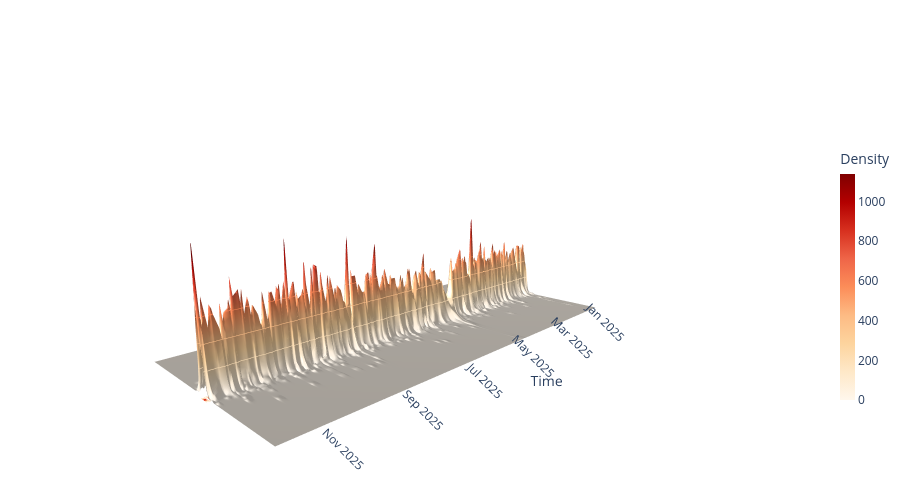

The code cell stored with this chart in its notebook:
### Code cell
import numpy as np
import plotly.graph_objects as go

# Axes
x = densities.columns.astype(str)   # time
y = densities.index.values           # support
z = densities.values                 # density

fig = go.Figure(
    data=go.Surface(
        x=x,
        y=y,
        z=z,
        colorscale="OrRd",        # perceptually uniform
        # colorscale="Oryel",
        # colorscale="Tealgrn", 
        showscale=True,
        colorbar=dict(
            title="Density",
            # titleside="right",
            len=0.6,
            thickness=15
        ),
        lighting=dict(
            ambient=0.6,
            diffuse=0.8,
            roughness=0.4,
            specular=0.2
        ),
        lightposition=dict(
            x=100,
            y=200,
            z=300
        )
    )
)

fig.update_layout(
    title=dict(
        # text="KDE over time",
        x=0.5,
        xanchor="center"
    ),
    scene=dict(
        xaxis=dict(
            title="Time",
            showgrid=False,
            showbackground=False,
            tickangle=45
        ),
        yaxis=dict(
            title="Support",
            showgrid=False,
            showbackground=False,
            visible=False
        ),
        zaxis=dict(
            title="Density",
            showgrid=False,
            showbackground=False,
            visible=False
        ),
        camera=dict(
            eye=dict(x=1.6, y=-1.6, z=0.9)
        ),
        aspectratio=dict(x=2.2, y=1.0, z=0.6)
    ),
    template="plotly_white",
    margin=dict(l=0, r=0, b=0, t=50)
)

fig.update_layout(
scene_camera=dict(
eye=dict(x=1.8, y=1.8, z=0.6)
)
)

fig.update_traces(
contours_z=dict(
show=True,
project_z=True,
usecolormap=True
)
)

# Mask zero and non-zero values
z_nonzero = np.where(z > 0, z, np.nan)
eps = 0.00
z_zero = np.where(z <= eps, 0, np.nan)
# Gray surface for zeros
fig.add_trace(
go.Surface(
x=x,
y=y,
z=z_zero,
colorscale=[[0, "lightgray"], [1, "lightgray"]],
showscale=False,
opacity=1.0,
name="Zero density"
)
)

fig.update_layout(
width=900,
height=500
)

fig.show()

### Figure 1 — Plotly figure (JSON) as saved in the notebook; plotly's stock layout.template omitted (floating-point values rounded to 4 significant figures; data arrays with more than 128 entries replaced by an {"elided": "..."} marker saying what was removed)
{"data": [{"colorbar": {"len": 0.6, "thickness": 15, "title": {"text": "Density"}}, "colorscale": [[0, "rgb(255,247,236)"], [0.125, "rgb(254,232,200)"], [0.25, "rgb(253,212,158)"], [0.375, "rgb(253,187,132)"], [0.5, "rgb(252,141,89)"], [0.625, "rgb(239,101,72)"], [0.75, "rgb(215,48,31)"], [0.875, "rgb(179,0,0)"], [1, "rgb(127,0,0)"]], "contours": {"z": {"project": {"z": true}, "show": true, "usecolormap": true}}, "lighting": {"ambient": 0.6, "diffuse": 0.8, "roughness": 0.4, "specular": 0.2}, "lightposition": {"x": 100, "y": 200, "z": 300}, "showscale": true, "type": "surface", "x": {"elided": "249 str values"}, "y": {"elided": "256 float values"}, "z": {"elided": "256x249 float values"}}, {"colorscale": [[0, "lightgray"], [1, "lightgray"]], "name": "Zero density", "opacity": 1, "showscale": false, "type": "surface", "x": {"elided": "249 str values"}, "y": {"elided": "256 float values"}, "z": {"elided": "256x249 float values"}}], "layout": {"height": 500, "margin": {"b": 0, "l": 0, "r": 0, "t": 50}, "scene": {"aspectratio": {"x": 2.2, "y": 1, "z": 0.6}, "camera": {"eye": {"x": 1.8, "y": 1.8, "z": 0.6}}, "xaxis": {"showbackground": false, "showgrid": false, "tickangle": 45, "title": {"text": "Time"}}, "yaxis": {"showbackground": false, "showgrid": false, "title": {"text": "Support"}, "visible": false}, "zaxis": {"showbackground": false, "showgrid": false, "title": {"text": "Density"}, "visible": false}}, "title": {"x": 0.5, "xanchor": "center"}, "width": 900}}
